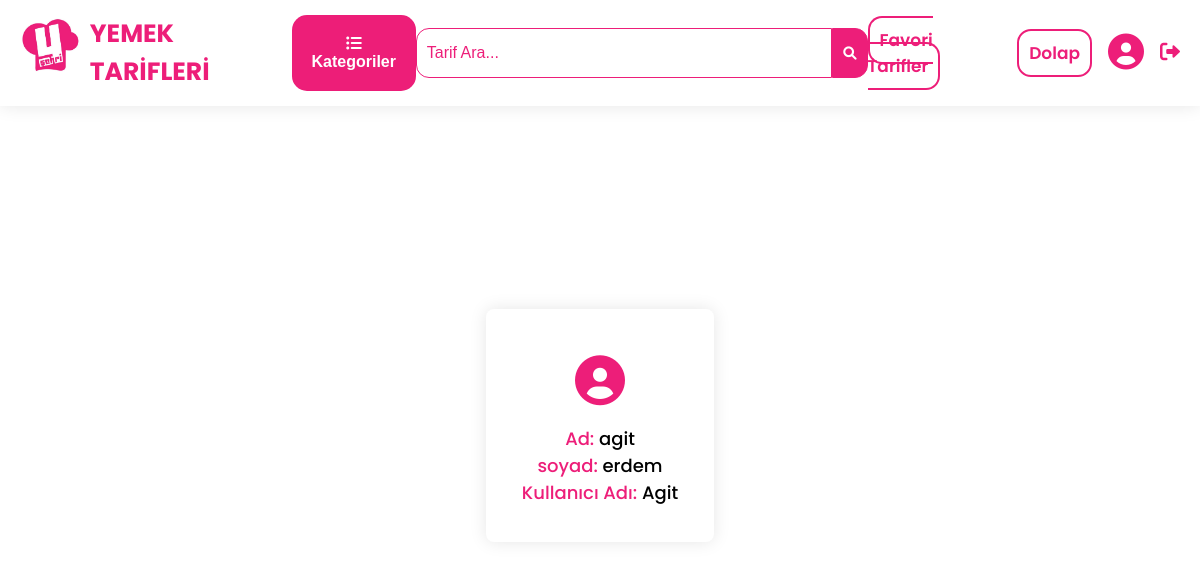
Page /user.php?uye_id=1 (signed in) on the committed database.
### tables this page shows
CREATE TABLE `tema_ayarlari` (
  `id` int(11) NOT NULL,
  `logo` varchar(255) DEFAULT NULL,
  `site_adi` varchar(255) DEFAULT NULL,
  `slogan` varchar(255) DEFAULT NULL,
  `intro_gorsel` varchar(255) DEFAULT NULL
);

CREATE TABLE `uyeler` (
  `ad` varchar(50) NOT NULL,
  `soyad` varchar(50) NOT NULL,
  `kullanici_adi` varchar(50) NOT NULL,
  `sifre` varchar(50) NOT NULL,
  `uye_id` int(11) NOT NULL,
  `pp` varchar(200) DEFAULT 'uploads/default.png'
);

### tema_baglanti.php (called while the page is built, shortened)
<?php
include ("database.php");
$sql = "SELECT * FROM tema_ayarlari";
$result = $conn->query($sql);
if(mysqli_num_rows($result) > 0){
    $row = mysqli_fetch_assoc($result);
    $logo = $row['logo'];
    $site_adi = $row['site_adi'];
}
?>

### user.php (the view, shortened to what this page needs)
<?php
require("database.php");
include("tema_baglanti.php");
 if(isset($_GET['uye_id'])) {
    $uye_id = $_GET['uye_id'];
    if (($_GET['uye_id'])==($_SESSION["uye_id"])) {
        $sql = "SELECT * FROM uyeler WHERE uye_id='$uye_id'";
        $result = $conn->query($sql);
        if($result->num_rows > 0) {
            $row = $result->fetch_assoc();
            $uye_id = $row['uye_id'];
            $ad = $row['ad'];
            $soyad = $row['soyad'];
            $kullanici_adi = $row['kullanici_adi'];
        }
    } else {
        header("Location: giris.php");
    }
 }
?>
<!DOCTYPE html>
<html lang="tr">
<head>
</head>
<body>
<!DOCTYPE html>
<html lang="en">
<head>
    <link rel="stylesheet" href="style.css">
    <link rel="stylesheet" href="https://pro.fontawesome.com/releases/v6.0.0-beta1/css/all.css" />
</head>
<body>
    <?php require("header.php"); ?>
    <div class="containerx">
        <div class="user-card">
            <ul>
                <i class="fas fa-user-circle"></i>
                <li><span>Ad:</span> <?php echo $ad ?></li>
                <li><span>soyad:</span> <?php echo $soyad ?></li>
                <li><span>Kullanıcı Adı:</span> <?php echo $kullanici_adi ?></li>
            </ul>
        </div>
    </div>
</body>
</html>
</body>
</html>

### z-header.php (shortened to what this page needs)
<!DOCTYPE html>
<html lang="en">
<head>
    <link rel="stylesheet" href="z-style.css">
    <link rel="stylesheet" href="style.css">
	<link rel="stylesheet" href="https://pro.fontawesome.com/releases/v6.0.0-beta1/css/all.css" />
</head>
<body>
    <header>
        <div class="header_1">
        <div class="logo">
            <a href="./">
            <img src="<?php echo $logo ?>" alt="">
            <span><?php echo $site_adi ?></span>
            </a>
          </div>
          <button class="h-kategoriler_btn" id="header-kategoriler"><i class="fas fa-list-ul"></i> Kategoriler</button>
          <div class="search-bar">
            <form action="search.php" method="get">
                <input type="text" name="search" placeholder="Tarif Ara...">
                <button type="submit"><i class="fas fa-search"></i></button>
            </form>
        </div>
          <div class="user">
            <div><a class="fav" href="favoriler.php?uye_id=<?php echo $uye_id ?>">Favori Tarifler </a></div>
            <div><a class="fav" href="dolap.php?uye_id=<?php echo $uye_id ?>">Dolap </a></div>
            <div class="profile">
              <a href="user.php?uye_id=<?php echo $uye_id ?>">
                <i class="fas fa-user-circle"></i>
              </a>
            </div>
            <a href="die.php">
              <i class="fas fa-sign-out-alt"></i>
            </a>
          </div>
        </div>
    </header>
</body>
</html>

### style.css (style rules this page uses)
body { font-family: 'Poppins', sans-serif; margin: 0; padding: 0; box-sizing: border-box; background-color: #ffffff; scroll-behavior: smooth; }
* { list-style-type: none; box-sizing: border-box; }
:root { --primary-color:#ed1e79; --detail-color: rgb(255, 87, 51); --gold-color: rgb(243, 156, 18); }
.containerx { margin: 0px 20px; }
header { background-color: white; display: flex; position: fixed; width: 100%; z-index: 1000; padding: 15px 20px; box-shadow: 0px 0px 17px 0px rgba(0,0,0,0.1); }
.logo a { display: flex; gap: 0.4em; font-size: 25px; font-weight: 700; color: #ed1e79; text-decoration: none; }
.logo img { height: 60px; }
.logo span { display: flex; align-content: center; flex-wrap: wrap; }
.h-kategoriler_btn { color: #fff; border: 1px solid #ed1e78b1; border-radius: 15px; padding: 10px; background-color: #ed1e78; font-size: 16px; font-weight: 700; margin-left: auto; }
.search-bar { display: flex; height: 50px; margin: auto; width: 40%; }
.search-bar input { border: 1px solid #ed1e79; padding: 10px; width: 100%; }
.search-bar button { border: 1px solid #ed1e79; padding: 10px; }
.search-bar input { font-size: 16px; color: #ed1e79; outline: none; border-radius: 13px 0px 0px 13px; }
.search-bar input::placeholder { font-size: 16px; color: var(--primary-color); }
.search-bar button { cursor: pointer; border-radius: 0px 13px 13px 0px; background-color: #ed1e79; color: #fff; }
.search-bar form { gap: 0; display: flex; width: 100%;; }
.user-card { display: inline-grid; justify-content: center; align-items: center; width: 100%; height: 100vh; }
.user-card ul { text-align: center; padding: 35px; display: grid; justify-content: center; border-radius: 8px; background-color: #ffffff; border: 1px solid #d5d5d500; box-shadow: 0px 0px 17px 0px rgba(0,0,0,0.1); transition: 300ms; font-weight: 500; font-size: 18px; }
.user-card ul li span { color: var(--primary-color); }
.user-card ul .fa-user-circle { padding: 10px; text-align: center; font-size: 50px; margin-bottom: 10px; color: var(--primary-color); }

### z-style.css (style rules this page uses)
body { font-family: 'Poppins', sans-serif; margin: 0; padding: 0; box-sizing: border-box; background-color: #ffffff; }
h1,h2,h3,h4,h5,li { margin: 0; padding: 0; }
* { list-style-type: none; box-sizing: border-box; }
:root { --primary-color:#ed1e79; --detail-color: rgb(255, 87, 51); --gold-color: rgb(243, 156, 18); }
header { background-color: white; display: flex; position: fixed; width: 100%; z-index: 1000; padding: 10px 20px; box-shadow: 0px 0px 17px 0px rgba(0,0,0,0.1); }
.logo a { display: flex; gap: 0.4em; font-size: 25px; font-weight: 700; color: #ed1e79; text-decoration: none; }
.logo img { height: 60px; }
.logo span { display: flex; align-content: center; flex-wrap: wrap; }
.user { display: flex; align-items: center; margin-left: auto; gap: 1em; }
.user .fa-user-circle { font-size: 36px; color: #ed1e79; cursor: pointer; }
.fav { border: 2px solid #ed1e79; padding: 10px; border-radius: 14px; color: #ed1e79; font-size: 17px; cursor: pointer; font-weight: 600; transition: 200ms; text-decoration: none; }
.user a .fa-sign-out-alt { color: #ed1e79; font-size: 20px; }

### z-header.php (style rules this page uses)
.header_1 { display:flex; }
.h-kategoriler_btn { transition: all 200ms; }
header { display:block !important; }

### rows in the picture
tema_ayarlari: logo (picture), site_adi "YEMEK TARİFLERİ"
uyeler: ad "agit", soyad "erdem", kullanici_adi "Agit"
